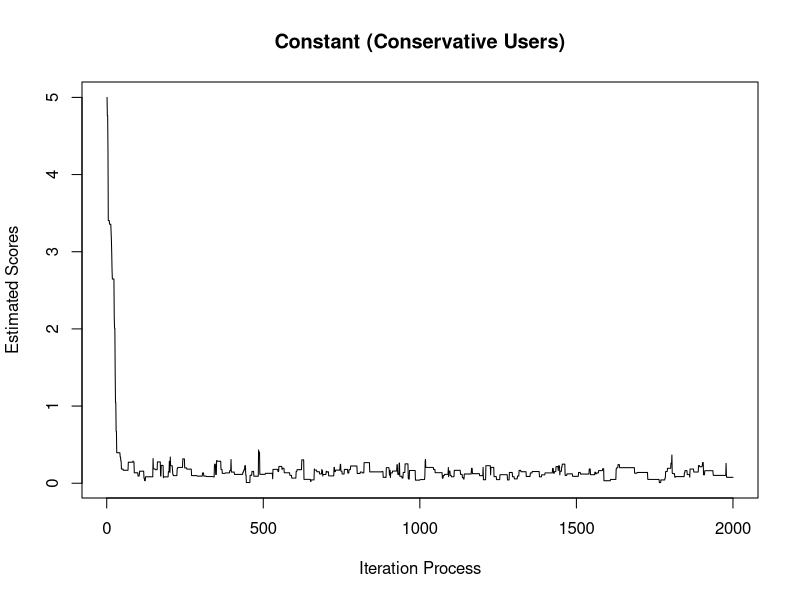
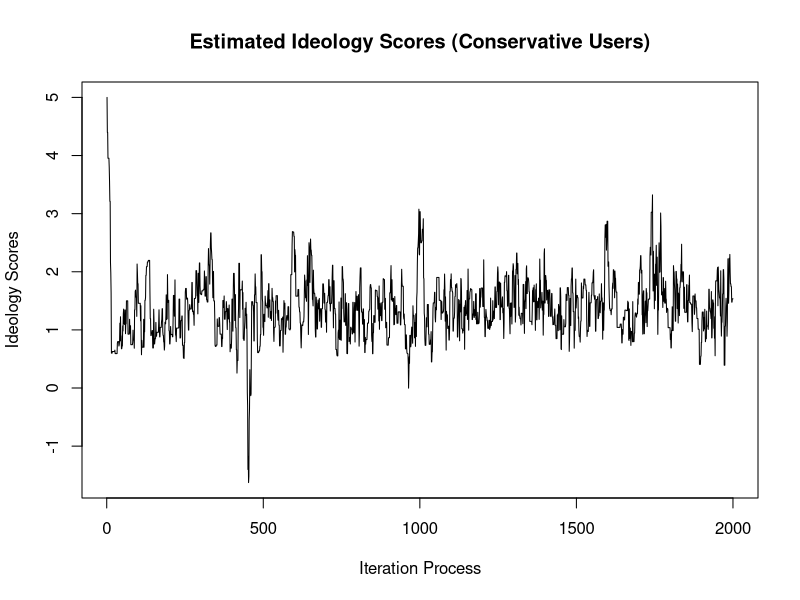
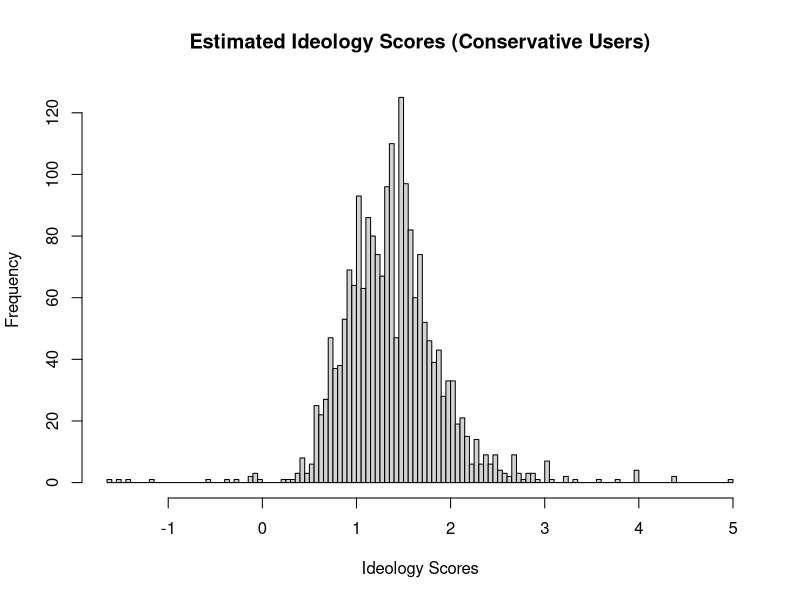
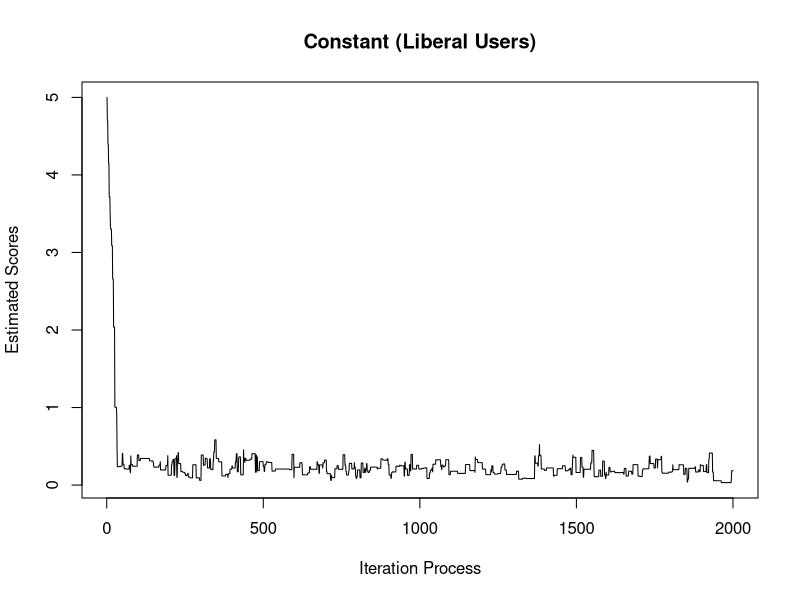
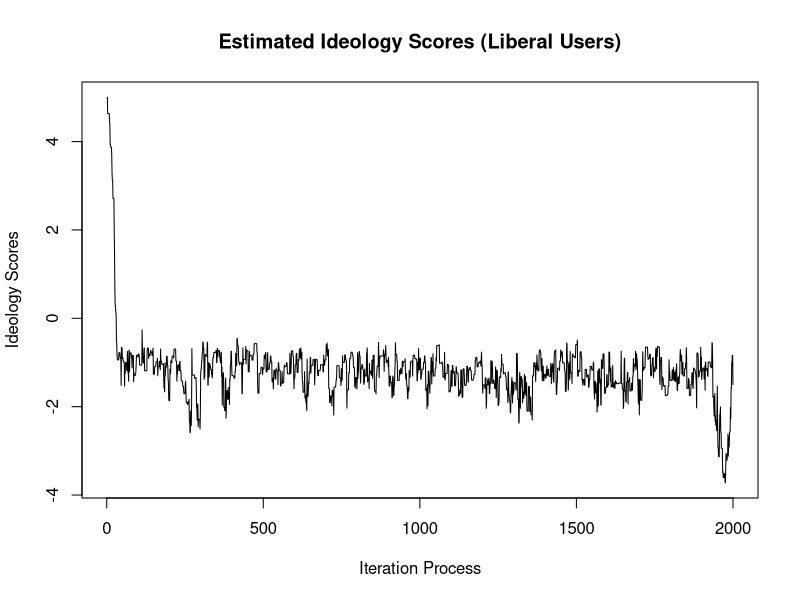
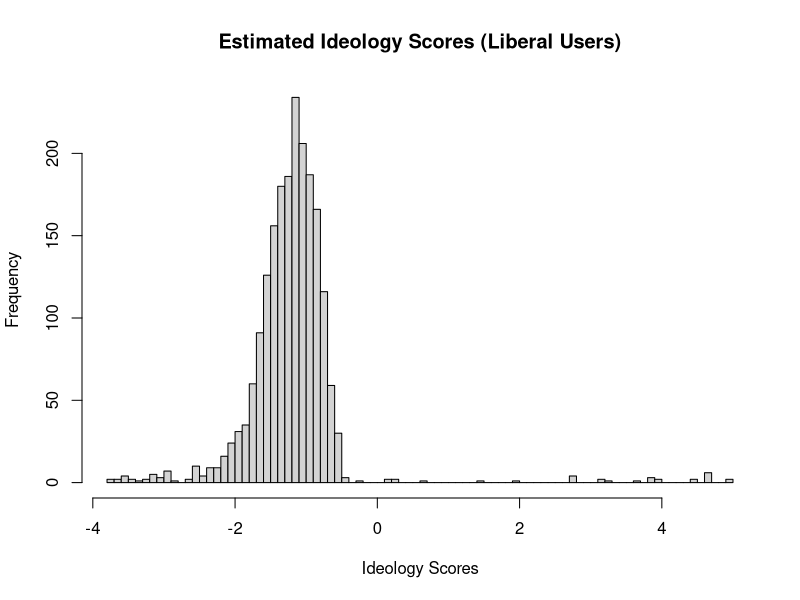

Recreate these plots in R, in order.
## ---- chunk 1

#Establish the function for logistic regression
Expit<-function(x){exp(x)/(1+exp(x))}

#Construct the posterior - in a log-format
#To make sure that the estimate of theta_1 is stable, 
#the following code wants to make sure that theta_0 is always greater than zero.

log_post<-function(Y, X, theta)
  {
  if(theta[1]<=0){post=-Inf}
  if(theta[1]>0){
  prob1<-Expit(-theta[1]*((theta[2]-X)^2))
  likelihood<-sum(dbinom(Y,1,prob1,log = TRUE))
  priors<-sum(dnorm(theta,0,10,log=TRUE))
  post=likelihood+priors}
  return(post)
   }

Bayes_logit<-function (Y,X,n_samples=2000)
{
#Initial values
  theta<-c(5,5)
#store data
  keep.theta<-matrix(0,n_samples,2)
  keep.theta[1,]<-theta
  
#acceptance and rejection  
  acc<-att<-rep(0,2)
#current log posterior
  current_lp<-log_post(Y,X,theta)

  for (i in 2:n_samples)  
  {
    
    for(j in 1:2)
    {
      #attempt + 1
      att[j]<-att[j]+1
      can_theta<-theta
      can_theta[j]<-rnorm(1,theta[j],0.5)
      #candidate of log posterior
      candidate_lp<-log_post(Y,X,can_theta)
      Rho<-min(exp(candidate_lp-current_lp),1)
      Random_probability<-runif(1)
      if (Random_probability<Rho)
      {
        theta<-can_theta
        current_lp<-candidate_lp
        #acceptance + 1, as long as Random_probability<Rho
        acc[j]<-acc[j]+1
      }
    }
    #save theta
    keep.theta[i,]<-theta
  }
#Return: including theta and acceptance rate
  list(theta=keep.theta,acceptance_rate=acc/att)
}

## ---- chunk 2
# Republicans are more conservative, and they have positive numbers.
Republicans<-c()
Republicans<-rnorm(50,1,0.5)
No_Republicans<-rep(1:50,1)
Part_1<-cbind(No_Republicans,Republicans)

# Democrats are more liberal, and they have negative numbers.
Democrats<-c()
Democrats<-rnorm(50,-1,0.5)
No_Democrats<-rep(51:100,1)
Part_2<-cbind(No_Democrats,Democrats)
Data_Elites<-rbind(Part_1,Part_2)
Data_Elites<-as.data.frame(Data_Elites)
colnames(Data_Elites) <- c("Elite_No","Elite_ideology")

head(Data_Elites)

## ---- chunk 3
#This user approximately follows 45 Republican Senators and 10 Democrat Senators. 
Data_user<-as.data.frame(matrix(c(ifelse(runif(50)<.1,0,1),ifelse(runif(50)<.8,0,1))), 100, 1)
colnames(Data_user)<-c("R_User")
Data_combined<-cbind(Data_Elites,Data_user)

X_data<-Data_combined$Elite_ideology
Y_data<-Data_combined$R_User

fit_C<-Bayes_logit(Y_data,X_data)
fit_C$acceptance_rate
plot(fit_C$theta[,1],main="Constant (Conservative Users)",
     xlab="Iteration Process",ylab="Estimated Scores",type="l")

plot(fit_C$theta[,2],main="Estimated Ideology Scores (Conservative Users)",
     xlab="Iteration Process",ylab="Ideology Scores",type="l")
hist(fit_C$theta[,2],main="Estimated Ideology Scores (Conservative Users)",
     xlab="Ideology Scores",breaks = 100)
## ---- chunk 4
#This user approximately follows 10 Republican Senators and 45 Democrat Senators. 
Data_user<-as.data.frame(matrix(c(ifelse(runif(50)<.8,0,1),ifelse(runif(50)<.1,0,1))), 100, 1)
colnames(Data_user)<-c("L_User")
Data_combined<-cbind(Data_Elites,Data_user)

X_data<-Data_combined$Elite_ideology
Y_data<-Data_combined$L_User


fit_L<-Bayes_logit(Y_data,X_data)
fit_L$acceptance_rate
plot(fit_L$theta[,1],main="Constant (Liberal Users)",
     xlab="Iteration Process",ylab="Estimated Scores",type="l")
plot(fit_L$theta[,2],main="Estimated Ideology Scores (Liberal Users)",
     xlab="Iteration Process",ylab="Ideology Scores",type="l")
hist(fit_L$theta[,2],main="Estimated Ideology Scores (Liberal Users)",
     xlab="Ideology Scores",breaks = 100)
